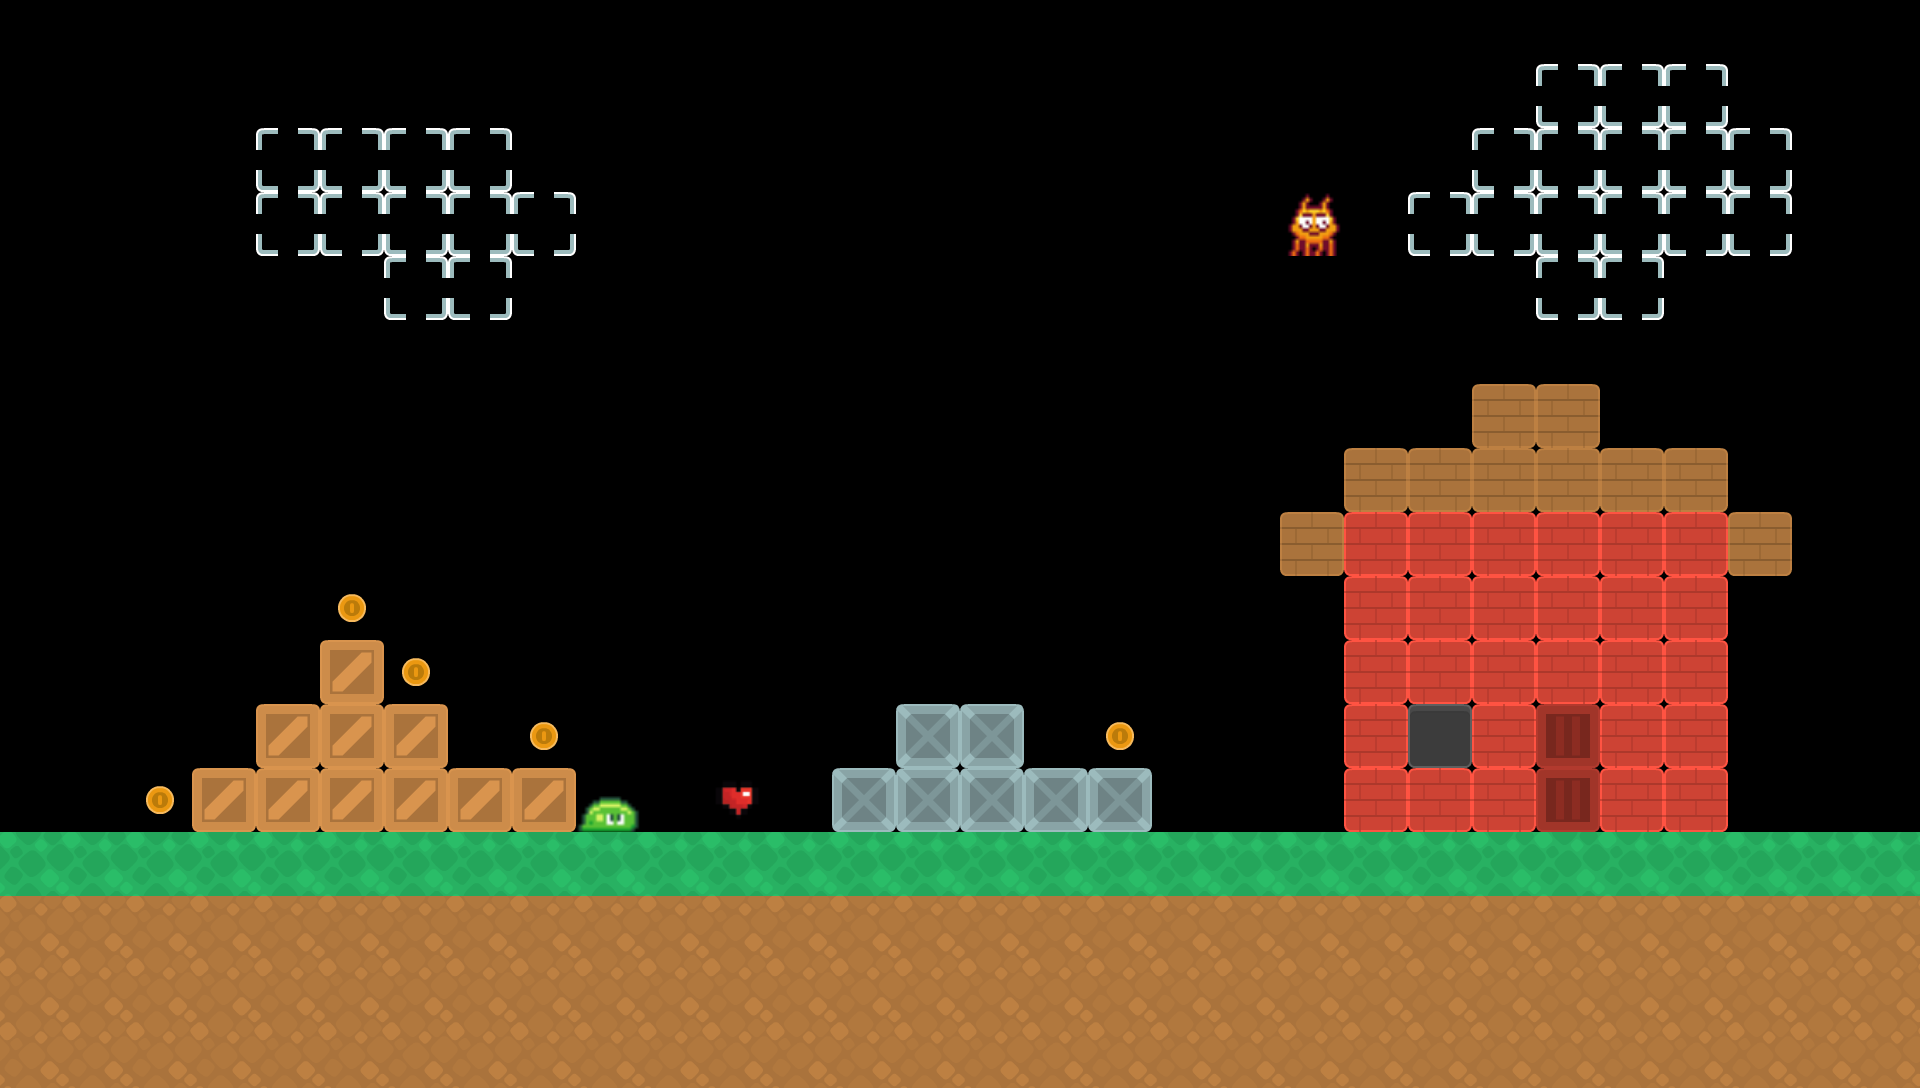

This game map was drawn from its Tiled (.tmx) file and the tilesets committed beside it. A one-line description and the full map source follow:
An orthogonal 30x17 tile map with 64x64 px tiles, 1 tile layer (Tile Layer 1), 4 tilesets and 10 objects (Stage1, Stage2, Stage3).

<map version="1.5" tiledversion="1.7.2" orientation="orthogonal" renderorder="right-down" width="30" height="17" tilewidth="64" tileheight="64" infinite="0" nextlayerid="4" nextobjectid="28">
 <tileset firstgid="1" name="MainSheet" tilewidth="64" tileheight="64" tilecount="104" columns="13">
  <image source="../mario clone pack or sumthin/Tilesheet/sokoban_tilesheet.png" width="832" height="512" />
  <tile id="0">
   <animation>
    <frame tileid="92" duration="100" />
    <frame tileid="93" duration="200" />
    <frame tileid="91" duration="100" />
    <frame tileid="92" duration="100" />
   </animation>
  </tile>
 </tileset>
 <tileset firstgid="105" name="Collectibles" tilewidth="64" tileheight="64" tilecount="3" columns="3">
  <image source="../Sprites/collectibles/collectible_sheet.png" width="192" height="64" />
 </tileset>
 <tileset firstgid="108" name="enemies_spritesheet" tilewidth="64" tileheight="64" tilecount="3" columns="1">
  <image source="../Sprites/enemies/enemies_spritesheet.png" width="64" height="192" />
 </tileset>
 <tileset firstgid="112" name="Slimes" tilewidth="64" tileheight="37" tilecount="2" columns="2">
  <image source="../Sprites/enemies/green_slime2.png" width="128" height="37" />
  <tile id="0" type="Slime">
   <properties>
    <property name="Green" value="" />
   </properties>
  </tile>
  <tile id="1" type="Slime">
   <properties>
    <property name="Green" value="" />
   </properties>
  </tile>
 </tileset>
 <layer id="1" name="Tile Layer 1" width="30" height="17">
  <data encoding="csv">
0,0,0,0,0,0,0,0,0,0,0,0,0,0,0,0,0,0,0,0,0,0,0,0,0,0,0,0,0,0,
0,0,0,0,0,0,0,0,0,0,0,0,0,0,0,0,0,0,0,0,0,0,0,0,40,40,40,0,0,0,
0,0,0,0,40,40,40,40,0,0,0,0,0,0,0,0,0,0,0,0,0,0,0,40,40,40,40,40,0,0,
0,0,0,0,40,40,40,40,40,0,0,0,0,0,0,0,0,0,0,0,109,0,40,40,40,40,40,40,0,0,
0,0,0,0,0,0,40,40,0,0,0,0,0,0,0,0,0,0,0,0,0,0,0,0,40,40,0,0,0,0,
0,0,0,0,0,0,0,0,0,0,0,0,0,0,0,0,0,0,0,0,0,0,0,0,0,0,0,0,0,0,
0,0,0,0,0,0,0,0,0,0,0,0,0,0,0,0,0,0,0,0,0,0,0,88,88,0,0,0,0,0,
0,0,0,0,0,0,0,0,0,0,0,0,0,0,0,0,0,0,0,0,0,88,88,88,88,88,88,0,0,0,
0,0,0,0,0,0,0,0,0,0,0,0,0,0,0,0,0,0,0,0,88,85,85,85,85,85,85,88,0,0,
0,0,0,0,0,105,0,0,0,0,0,0,0,0,0,0,0,0,0,0,0,85,85,85,85,85,85,0,0,0,
0,0,0,0,0,2,105,0,0,0,0,0,0,0,0,0,0,0,0,0,0,85,85,85,85,85,85,0,0,0,
0,0,0,0,2,2,2,0,105,0,0,0,0,0,6,6,0,105,0,0,0,85,12,85,16,85,85,0,0,0,
0,0,105,2,2,2,2,2,2,113,0,106,0,6,6,6,6,6,0,111,0,85,85,85,16,85,85,0,0,0,
89,89,89,89,89,89,89,89,89,89,89,89,89,89,89,89,89,89,89,89,89,89,89,89,89,89,89,89,89,89,
91,91,91,91,91,91,91,91,91,91,91,91,91,91,91,91,91,91,91,91,91,91,91,91,91,91,91,91,91,91,
91,91,91,91,91,91,91,91,91,91,91,91,91,91,91,91,91,91,91,91,91,91,91,91,91,91,91,91,91,91,
91,91,91,91,91,91,91,91,91,91,91,91,91,91,91,91,91,91,91,91,91,91,91,91,91,91,91,91,91,91
</data>
 </layer>
 <objectgroup id="2" name="Decoration" />
 <objectgroup id="3" name="Selection">
  <object id="16" x="733.333" y="200" width="587.382" height="73.626">
   <text pixelsize="64" wrap="1" bold="1">Timmy Tumult</text>
  </object>
  <object id="17" type="Stage1" x="768" y="320" width="384" height="64">
   <properties>
    <property name="CollectibleCoins" type="int" value="9" />
   </properties>
  </object>
  <object id="18" type="Stage2" x="768" y="448" width="384" height="64">
   <properties>
    <property name="CollectibleCoins" type="int" value="0" />
   </properties>
  </object>
  <object id="19" type="Stage3" x="768" y="576" width="384" height="64">
   <properties>
    <property name="CollectibleCoins" type="int" value="0" />
   </properties>
  </object>
  <object id="20" x="838.5" y="333.5" width="120" height="47">
   <text pixelsize="32" wrap="1">Stage 1</text>
  </object>
  <object id="21" x="841" y="459" width="120" height="47">
   <text pixelsize="32" wrap="1">Stage 2</text>
  </object>
  <object id="22" x="842" y="587.5" width="120" height="47">
   <text pixelsize="32" wrap="1">Stage 3</text>
  </object>
  <object id="25" gid="105" x="1088" y="384" width="64" height="64" />
  <object id="26" gid="105" x="1088" y="512" width="64" height="64" />
  <object id="27" gid="105" x="1088" y="640" width="64" height="64" />
 </objectgroup>
</map>
